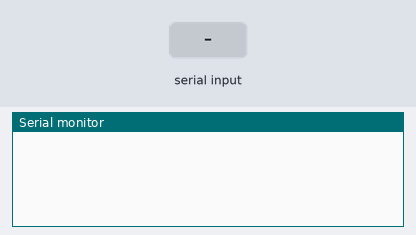
The sketch below on a simulated Arduino Mega 2560, built with avr-gcc and run on an emulated ATmega2560. Parts: the last lines printed to the serial monitor. The inputs (shaded band) are chosen by the test bench.

Above: at 1.2 s.
1.3 s: byte 30 received over Serial
At 2.5 s:
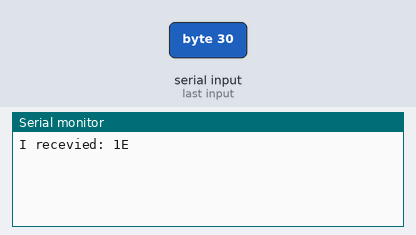
2.8 s: byte 90 received over Serial
At 4.0 s:
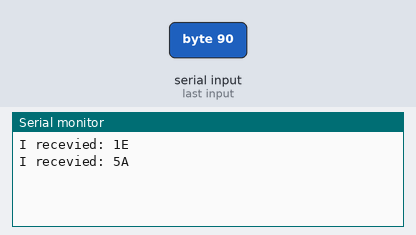
4.3 s: byte 120 received over Serial
At 5.1 s:
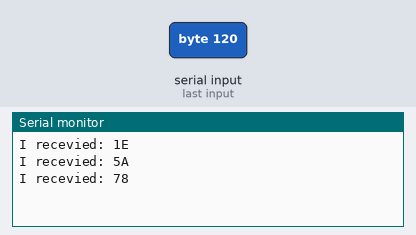

Measured:
- after the input at 1.3 s, the serial monitor: prints a new line at once (image 1)
- after the input at 2.8 s, the serial monitor: prints a new line at once (image 2)
- after the input at 4.3 s, the serial monitor: prints a new line at once (image 3)

The sketch:

Uart.ino
```cpp
/*
 * If you connect NB and arduino TX/RX by RS232( or usb to rs232)
 * You will get /dev/ttyUSB1 if the system will detect the hardware (USB to RS232)
 * You can use the command "lsusb" to check and you will get the information "Bus 006 Device 003: ID 067b:2303 Prolific Technology, Inc. PL2303 Serial Port"
 *
 * Arduino device will be detected to /dev/ttyUSB0
 *
 * Open gtkterm to show the message from NB to arduino, then arduino to NB
 * gtkterm -p /dev/ttyUSB1 -s 9600&
 *
 * Send the message to /dev/ttyUSB1, then arduino will get such the information and pass to NB
 * echo "I am Nelson" > /dev/ttyUSB1
 */

int incomingByte = 0;   // for incoming serial data

void setup() {
    // put your setup code here, to run once:
    Serial.begin(9600);
    // For TX1, RX1
    Serial1.begin(9600);
    // For TX2, RX2
    Serial2.begin(9600);
    // For TX3, RX3
    Serial3.begin(9600);
}

void loop() {
    // put your main code here, to run repeatedly:
    if ( Serial.available() > 0 ){
        incomingByte = Serial.read();
        Serial.print("I recevied: ");
        Serial.print(incomingByte, HEX);
        Serial.print("\n");
    }

    //一次針對三個Serial1, 2, 3都使用available偵測是否有資料進來，如果有，就用write的方式，將讀到的值寫回去。
    if ( Serial1.available() > 0 ){
        incomingByte = Serial1.read();
        Serial1.write(incomingByte);
    }

    if ( Serial2.available() > 0 ){
        incomingByte = Serial2.read();
        Serial2.write(incomingByte);
    }

    //Serial3.print("test"); //no any write to NB
    if ( Serial3.available() > 0 ){
        incomingByte = Serial3.read();
        Serial3.write(incomingByte);
    }
}
```
